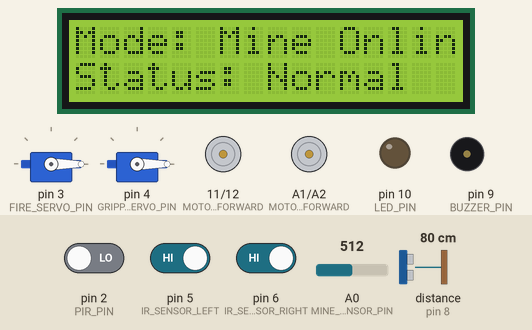
Simulated run of this sketch. Board: Arduino Uno, built with avr-gcc and run on an emulated ATmega328P. On the bench: 2 × servo, 16×2 character LCD, motor-driver pin pairs drawn as motors (green arrow = first pin HIGH = forward, orange = second pin HIGH = backward, longer = more drive), output pins drawn as LEDs (lit = HIGH), buzzer (waves = sounding, pin HIGH). The inputs (shaded band) are chosen by the test bench; at power-on: pin 2 (PIR_PIN) LOW, A0 (MINE_SENSOR_PIN) = 512, distance to the obstacle (sensor on pin 8) 80 cm, pin 5 (IR_SENSOR_LEFT) HIGH, pin 6 (IR_SENSOR_RIGHT) HIGH. The echo pulse lasts 58.3 µs per cm; what the sketch prints to the serial monitor is not drawn.

Above: at 0.16 s.
1.3 s: pin 2 (PIR_PIN) driven HIGH
At 5.4 s:
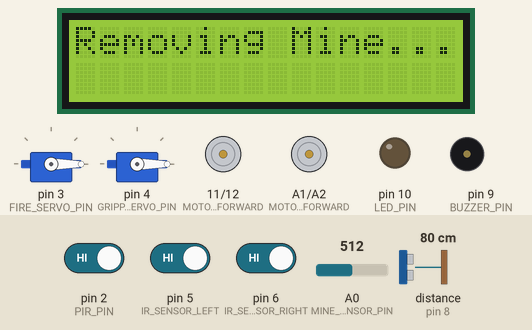
9.1 s: pin 2 (PIR_PIN) driven LOW
At 9.2 s:
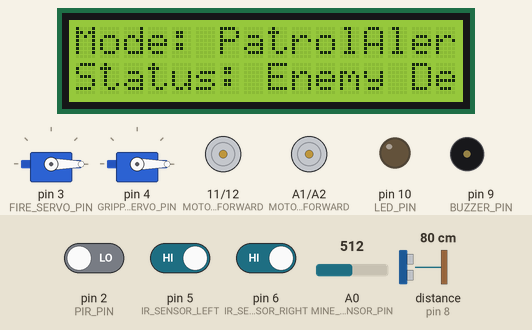
18.6 s: A0 (MINE_SENSOR_PIN) set to 493
At 26.0 s:
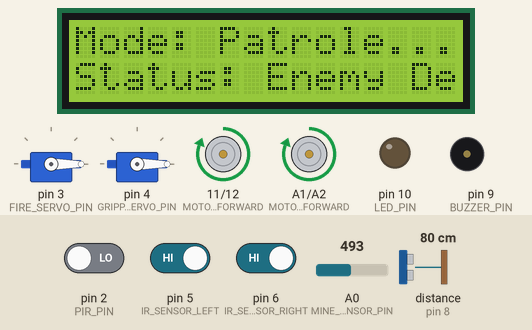
26.5 s: distance to the obstacle (sensor on pin 8) set to 16 cm
34.3 s: distance to the obstacle (sensor on pin 8) set to 13 cm
At 35.3 s:
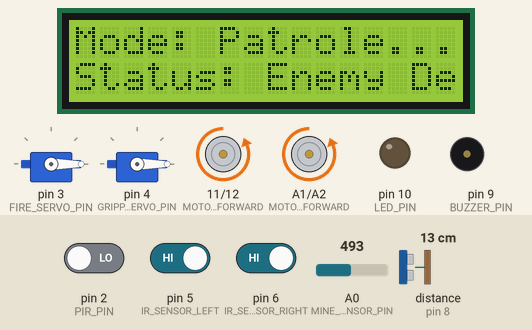
42.1 s: pin 5 (IR_SENSOR_LEFT) driven LOW
At 43.3 s:
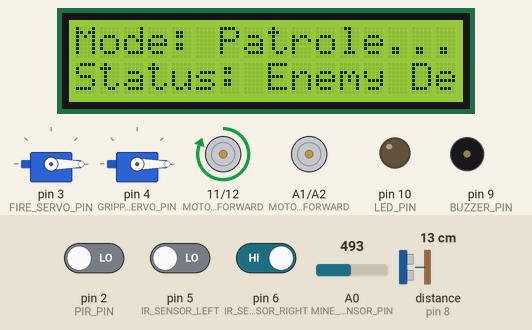
Timing chart, 0 to 45.1 s (numbered marks = the images above; inputs shaded):
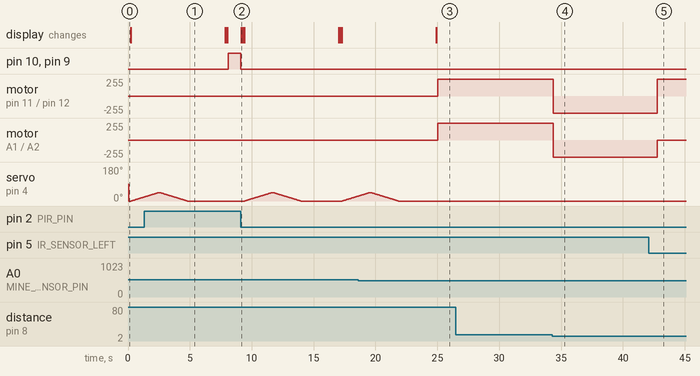

Measured:
- the behaviour switches between 501 and 500 on A0 (MINE_SENSOR_PIN) (found by bisection; images 2 and 3)
- the behaviour switches between 15 and 14 cm on distance to the obstacle (sensor on pin 8) (found by bisection; images 3 and 4)
- after the input at 1.3 s, pin 10 (LED_PIN), pin 9 (BUZZER_PIN): LOW → HIGH after 6.8 s; servo on pin 4 (GRIPPER_SERVO_PIN): goes on until 4.8 s, then stays 0°
- after the input at 9.1 s, pin 10 (LED_PIN), pin 9 (BUZZER_PIN): goes on until 9.1 s, then stays LOW
- after the input at 18.6 s, motor on pin 11 (MOTOR_LEFT_FORWARD) / pin 12 (MOTOR_LEFT_BACKWARD), motor on A1 (MOTOR_RIGHT_FORWARD) / A2 (MOTOR_RIGHT_BACKWARD): stopped → forward 255/255 after 6.4 s; servo on pin 4 (GRIPPER_SERVO_PIN): goes on until 21.8 s, then stays 0°
- after the input at 26.5 s, every drawn part: stays the same
- after the input at 34.3 s, motor on pin 11 (MOTOR_LEFT_FORWARD) / pin 12 (MOTOR_LEFT_BACKWARD), motor on A1 (MOTOR_RIGHT_FORWARD) / A2 (MOTOR_RIGHT_BACKWARD): forward 255/255 → backward 255/255 after 0.06 s
- after the input at 42.1 s, motor on pin 11 (MOTOR_LEFT_FORWARD) / pin 12 (MOTOR_LEFT_BACKWARD): backward 255/255 → forward 255/255 after 0.67 s; motor on A1 (MOTOR_RIGHT_FORWARD) / A2 (MOTOR_RIGHT_BACKWARD): backward 255/255 → stopped after 0.67 s

The sketch:

sentry_gun.ino
```cpp
#include <Servo.h>
#include <Ultrasonic.h>
#include <Wire.h>
#include <LiquidCrystal_I2C.h>

// --- Pin Definitions ---
#define PIR_PIN 2
#define FIRE_SERVO_PIN 3
#define GRIPPER_SERVO_PIN 4
#define IR_SENSOR_LEFT 5
#define IR_SENSOR_RIGHT 6
#define TRIG_PIN 7
#define ECHO_PIN 8
#define BUZZER_PIN 9
#define LED_PIN 10
#define MINE_SENSOR_PIN A0
#define MOTOR_LEFT_FORWARD 11
#define MOTOR_LEFT_BACKWARD 12
#define MOTOR_RIGHT_FORWARD A1
#define MOTOR_RIGHT_BACKWARD A2

// --- LCD Display Setup ---
LiquidCrystal_I2C lcd(0x27, 16, 2);

// --- Servo and Ultrasonic Setup ---
Servo fireServo;
Servo gripperServo;
Ultrasonic ultrasonic(TRIG_PIN, ECHO_PIN);

// --- System Variables ---
unsigned long lastDetectionTime = 0;
bool enemyDetected = false;
int systemMode = 0;
bool mineDetected = false;
int mineValue = 0;

// --- Additional Variables ---
int enemyCountdown = 10;
int obstacleDetected = 0;
bool obstacleAvoided = false;

void setup() {
  Serial.begin(9600);

  // Initialize pins
  pinMode(PIR_PIN, INPUT);
  pinMode(IR_SENSOR_LEFT, INPUT);
  pinMode(IR_SENSOR_RIGHT, INPUT);
  pinMode(BUZZER_PIN, OUTPUT);
  pinMode(LED_PIN, OUTPUT);
  pinMode(MOTOR_LEFT_FORWARD, OUTPUT);
  pinMode(MOTOR_LEFT_BACKWARD, OUTPUT);
  pinMode(MOTOR_RIGHT_FORWARD, OUTPUT);
  pinMode(MOTOR_RIGHT_BACKWARD, OUTPUT);

  // Attach servos
  fireServo.attach(FIRE_SERVO_PIN);
  gripperServo.attach(GRIPPER_SERVO_PIN);

  // Initialize LCD
  lcd.begin(16, 2);
  lcd.setBacklight(1);

  // Start system in patrol mode
  fireServo.write(0);
  gripperServo.write(0);

  // Print to Serial Monitor
  Serial.println("[SYSTEM] Military Sentry Gun Initialized");
  lcd.print("Sentry Gun Online");
}

void loop() {
  // Check system mode and decide actions
  switch (systemMode) {
    case 0:
      patrolMode();
      break;
    case 1:
      defenseMode();
      break;
    case 2:
      mineDetectionMode();
      break;
    case 3:
      enemyAlertMode();
      break;
    default:
      patrolMode();
      break;
  }

  // Update system status on LCD
  updateLCD();

  delay(100);
}

void patrolMode() {
  int irLeft = digitalRead(IR_SENSOR_LEFT);
  int irRight = digitalRead(IR_SENSOR_RIGHT);
  long distance = ultrasonic.read();
  mineValue = analogRead(MINE_SENSOR_PIN);
  int pirState = digitalRead(PIR_PIN);

  // Detect enemy presence using PIR sensor
  if (pirState == HIGH) {
    enemyDetected = true;
    lastDetectionTime = millis();
    Serial.println("[PATROL] Enemy detected!");
    systemMode = 3;
    return;
  }

  // Detect landmine using analog sensor
  if (mineValue > 500) {
    mineDetected = true;
    systemMode = 2;
    return;
  }

  // If no enemy detected, move forward
  if (irLeft == LOW || irRight == LOW || distance < 15) {
    obstacleDetected = 1;
    avoidObstacle(irLeft, irRight);
  } else {
    obstacleDetected = 0;
    moveForward();
  }
}

void defenseMode() {
  alertResponse();
  sprayWater();
  delay(3000);
  systemMode = 0;
}

void mineDetectionMode() {
  stopMovement();
  detectAndRemoveMine();
  delay(3000);
  systemMode = 0;
}

void enemyAlertMode() {
  digitalWrite(LED_PIN, HIGH);
  digitalWrite(BUZZER_PIN, HIGH);
  delay(1000);
  digitalWrite(LED_PIN, LOW);
  digitalWrite(BUZZER_PIN, LOW);
  systemMode = 0;
}

void alertResponse() {
  lcd.clear();
  lcd.print("Enemy Alert!");
  digitalWrite(LED_PIN, HIGH);
  digitalWrite(BUZZER_PIN, HIGH);
  delay(500);
  digitalWrite(LED_PIN, LOW);
  digitalWrite(BUZZER_PIN, LOW);
  delay(500);
}

void sprayWater() {
  lcd.clear();
  lcd.print("Spraying Water...");
  for (int angle = 0; angle <= 90; angle += 5) {
    fireServo.write(angle);
    delay(100);
  }
  for (int angle = 90; angle >= 0; angle -= 5) {
    fireServo.write(angle);
    delay(100);
  }
  Serial.println("[DEFENSE] Water sprayed");
}

void detectAndRemoveMine() {
  lcd.clear();
  lcd.print("Removing Mine...");
  for (int pos = 0; pos <= 45; pos++) {
    gripperServo.write(pos);
    delay(50);
  }
  for (int pos = 45; pos >= 0; pos--) {
    gripperServo.write(pos);
    delay(50);
  }
  Serial.println("[MINE] Gripper action complete");
}

void moveForward() {
  digitalWrite(MOTOR_LEFT_FORWARD, HIGH);
  digitalWrite(MOTOR_LEFT_BACKWARD, LOW);
  digitalWrite(MOTOR_RIGHT_FORWARD, HIGH);
  digitalWrite(MOTOR_RIGHT_BACKWARD, LOW);
  Serial.println("[MOVE] Forward");
}

void avoidObstacle(int left, int right) {
  stopMovement();
  if (left == LOW && right == HIGH) {
    turnRight();
  } else if (right == LOW && left == HIGH) {
    turnLeft();
  } else {
    reverse();
  }
}

void turnLeft() {
  digitalWrite(MOTOR_LEFT_FORWARD, LOW);
  digitalWrite(MOTOR_LEFT_BACKWARD, LOW);
  digitalWrite(MOTOR_RIGHT_FORWARD, HIGH);
  digitalWrite(MOTOR_RIGHT_BACKWARD, LOW);
  Serial.println("[TURN] Left");
  delay(600);
}

void turnRight() {
  digitalWrite(MOTOR_LEFT_FORWARD, HIGH);
  digitalWrite(MOTOR_LEFT_BACKWARD, LOW);
  digitalWrite(MOTOR_RIGHT_FORWARD, LOW);
  digitalWrite(MOTOR_RIGHT_BACKWARD, LOW);
  Serial.println("[TURN] Right");
  delay(600);
}

void reverse() {
  digitalWrite(MOTOR_LEFT_FORWARD, LOW);
  digitalWrite(MOTOR_LEFT_BACKWARD, HIGH);
  digitalWrite(MOTOR_RIGHT_FORWARD, LOW);
  digitalWrite(MOTOR_RIGHT_BACKWARD, HIGH);
  Serial.println("[MOVE] Reverse");
  delay(800);
}

void stopMovement() {
  digitalWrite(MOTOR_LEFT_FORWARD, LOW);
  digitalWrite(MOTOR_LEFT_BACKWARD, LOW);
  digitalWrite(MOTOR_RIGHT_FORWARD, LOW);
  digitalWrite(MOTOR_RIGHT_BACKWARD, LOW);
  Serial.println("[MOVE] Stop");
}

void updateLCD() {
  lcd.setCursor(0, 0);
  lcd.print("Mode: ");
  switch (systemMode) {
    case 0:
      lcd.print("Patrol");
      break;
    case 1:
      lcd.print("Defense");
      break;
    case 2:
      lcd.print("Mine");
      break;
    case 3:
      lcd.print("Enemy Alert");
      break;
    default:
      lcd.print("Unknown");
      break;
  }

  lcd.setCursor(0, 1);
  lcd.print("Status: ");
  if (enemyDetected) {
    lcd.print("Enemy Detected");
  } else {
    lcd.print("Normal");
  }
}
```
